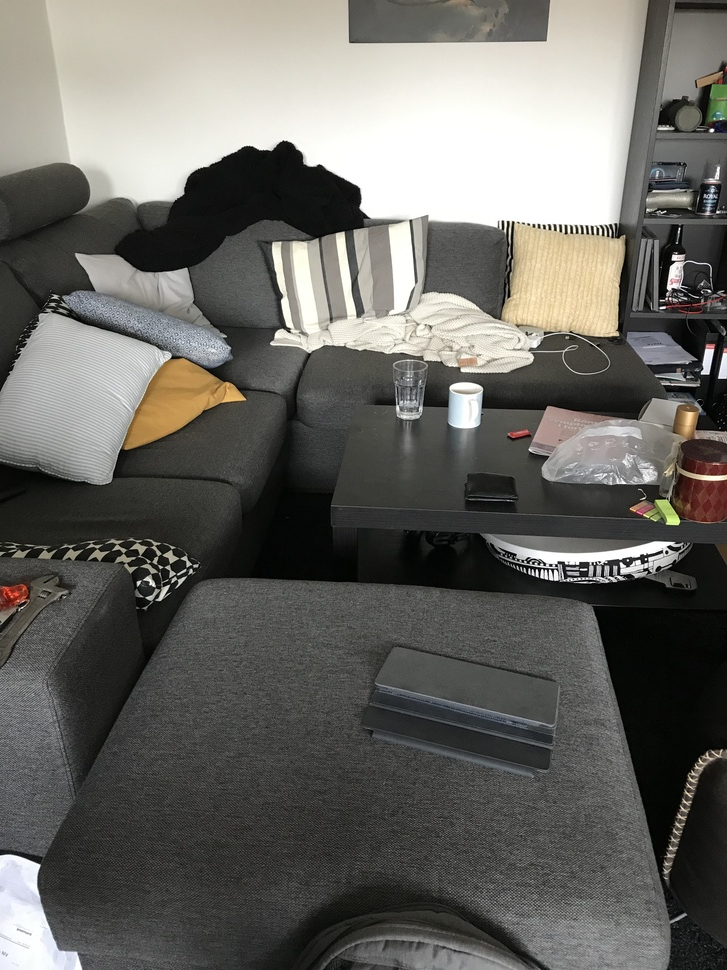
#> input picture src/Calibration/test/IMG_0457.jpg, 727 x 970 px, shrunk from 3024 x 4032 before the run
$ python test.py
#> lines starting #> are read from the running program, lines starting #| are printed output that depends on the picture
import numpy as np
import cv2
from matplotlib import pyplot as plt

folder = "./outputs/"
rms = np.load(folder + "rms.npy")
#> (reads src/Calibration/outputs/rms.npy from the repository)
cameraMatrix = np.load(folder + "cameraMatrix.npy")
#> (reads src/Calibration/outputs/cameraMatrix.npy from the repository)
distCoeffs = np.load(folder + "distCoeffs.npy")
#> (reads src/Calibration/outputs/distCoeffs.npy from the repository)
rvecs = np.load(folder + "rvecs.npy")
#> (reads src/Calibration/outputs/rvecs.npy from the repository)
vects = np.load(folder + "tvecs.npy")


def undistort(image):
    h, w = image.shape[:2]

    newCameraMatrix, roi = cv2.getOptimalNewCameraMatrix(cameraMatrix, distCoeffs, (w,h), 1)

    newImage = cv2.undistort(image, cameraMatrix, distCoeffs, None, newCameraMatrix)
    x,y,w,h = roi
    newImageCrop = newImage[y:y+h, x:x+w]
    return newImageCrop


def disparity(img1, img2):
    stereo = cv2.StereoBM_create(numDisparities=16, blockSize=9)
    #disparity = stereo.compute(img1, img2)
    disparity = stereo.compute(img1, img2)
    plt.imshow(disparity, 'gray')
    plt.show()


#image = cv2.imread('input/IMG_0453.jpg',0)
#image = cv2.imread('input/IMG_0455.jpg',0)
image = cv2.imread('test/IMG_0457.jpg',0)
#> image: shape (970, 727); min 0, max 255, mean 103.4
undistortImage1 = undistort(image)
#> in undistort, `newImage = cv2.undistort(image, cameraMatrix, distCoeffs, None, newCam..`:
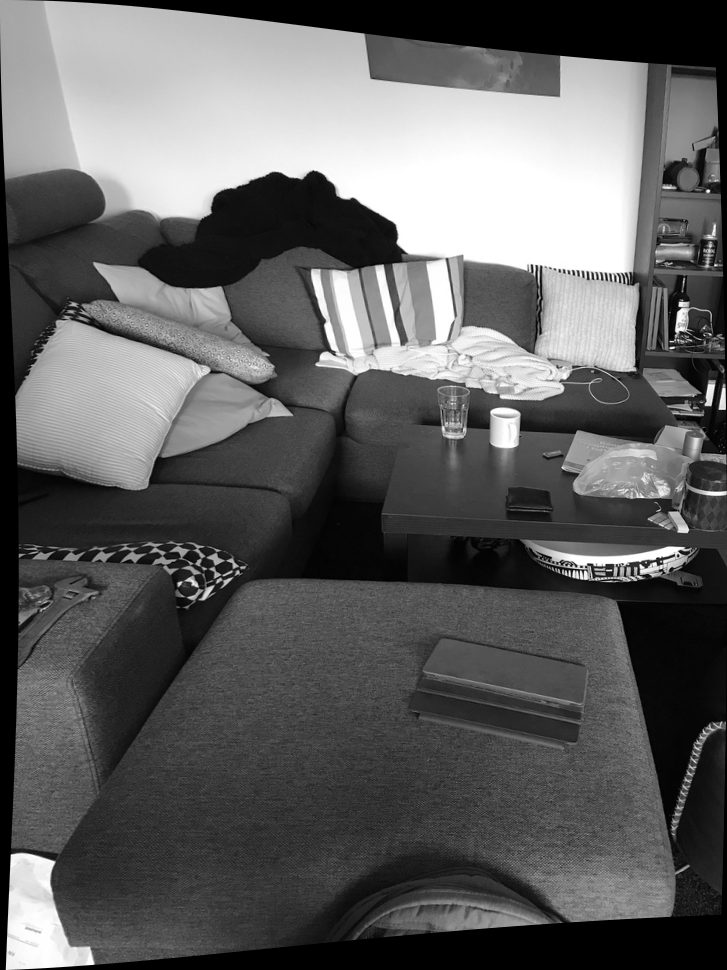
#> newImage: shape (970, 727); min 0, max 255, mean 96.5
#> in undistort, `newImageCrop = newImage[y:y+h, x:x+w]`:
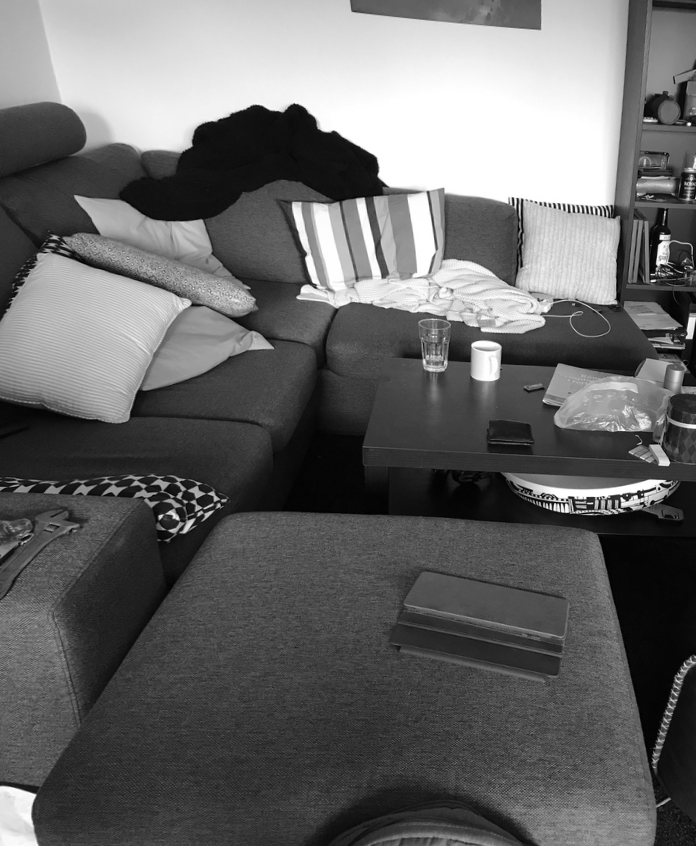
#> newImageCrop: shape (846, 696); min 0, max 255, mean 103.1
#image2 = cv2.imread('input/IMG_0454.jpg',0)
#image2 = cv2.imread('input/IMG_0456.jpg',0)
image2 = cv2.imread('test/IMG_0458.jpg',0)
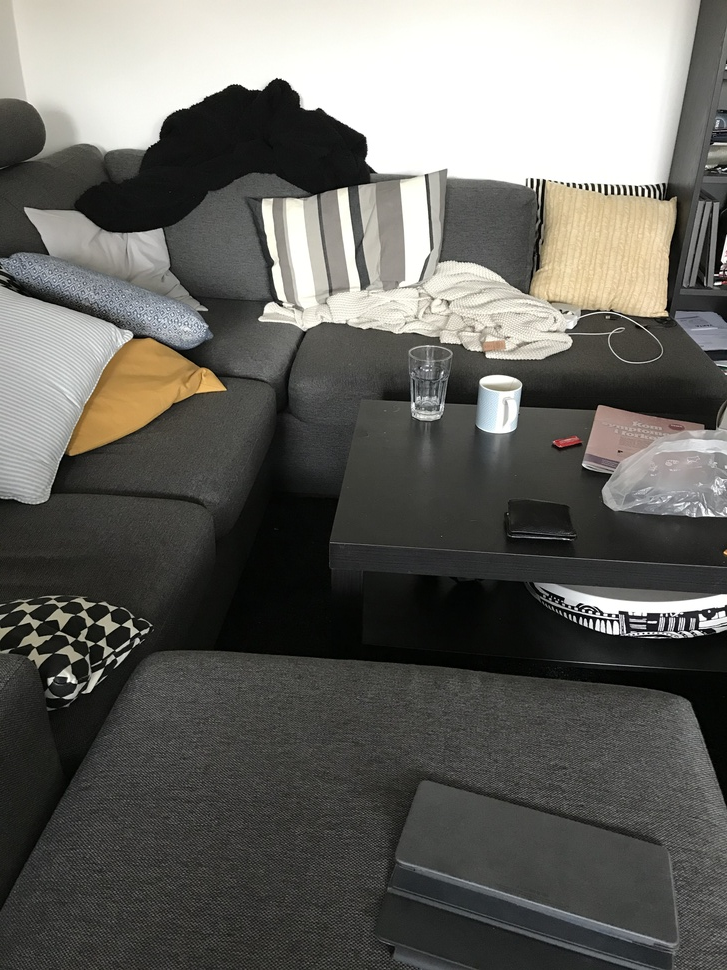
#> input picture src/Calibration/test/IMG_0458.jpg, 727 x 970 px, shrunk from 3024 x 4032 before the run
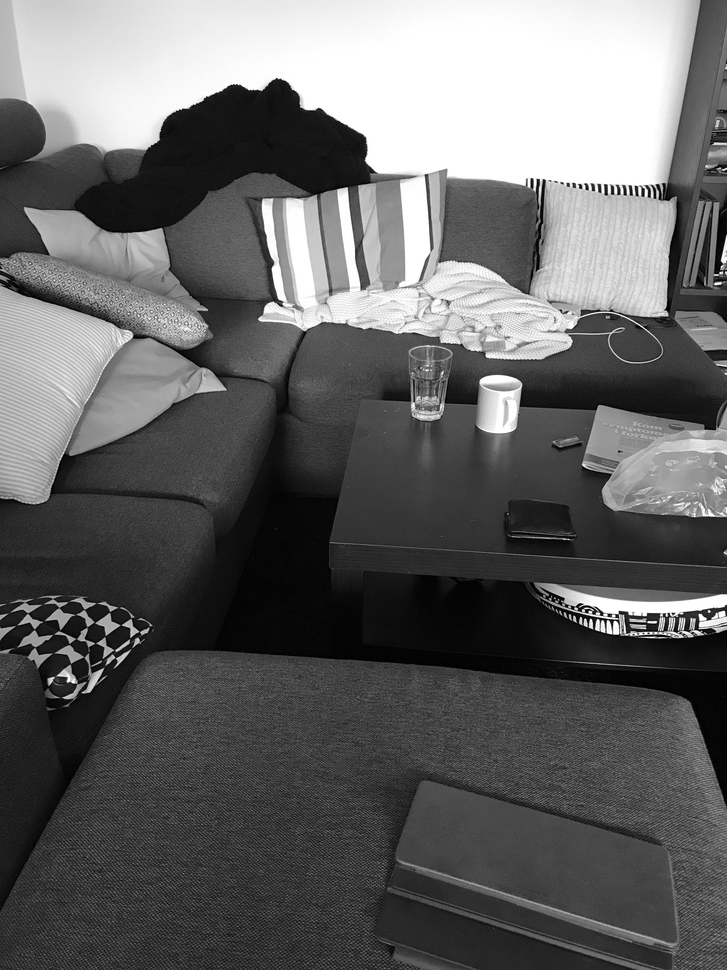
#> image2: shape (970, 727); min 0, max 255, mean 100.8
undistortImage2 = undistort(image2)
#> in undistort (call 2), `newImage = cv2.undistort(image, cameraMatrix, distCoeffs, None, newCam..`:
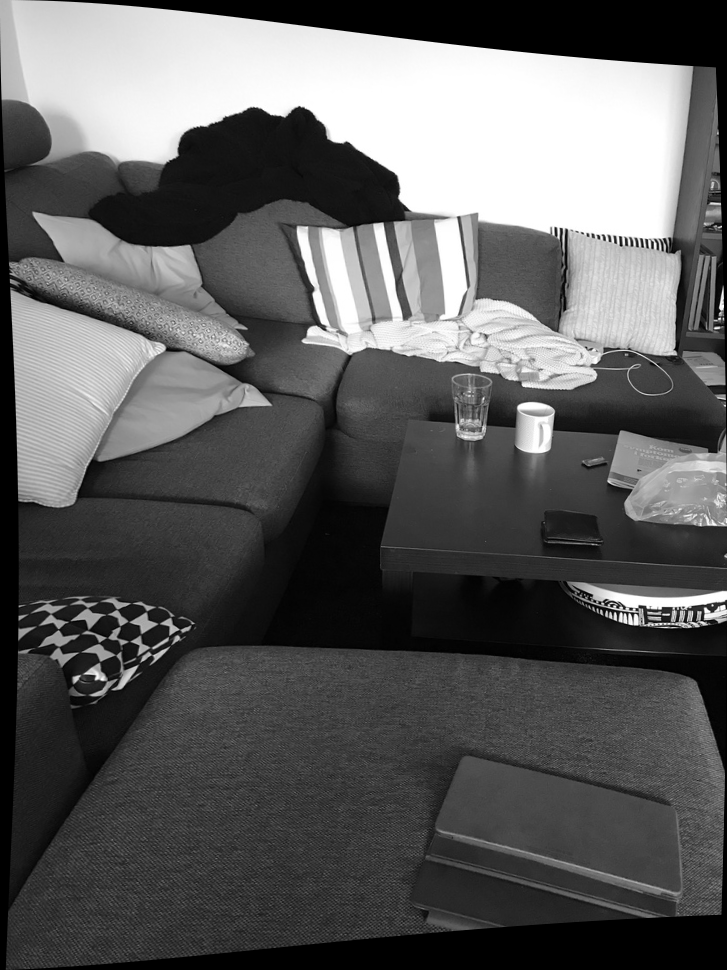
#> newImage: shape (970, 727); min 0, max 255, mean 93.2
#> in undistort (call 2), `newImageCrop = newImage[y:y+h, x:x+w]`:
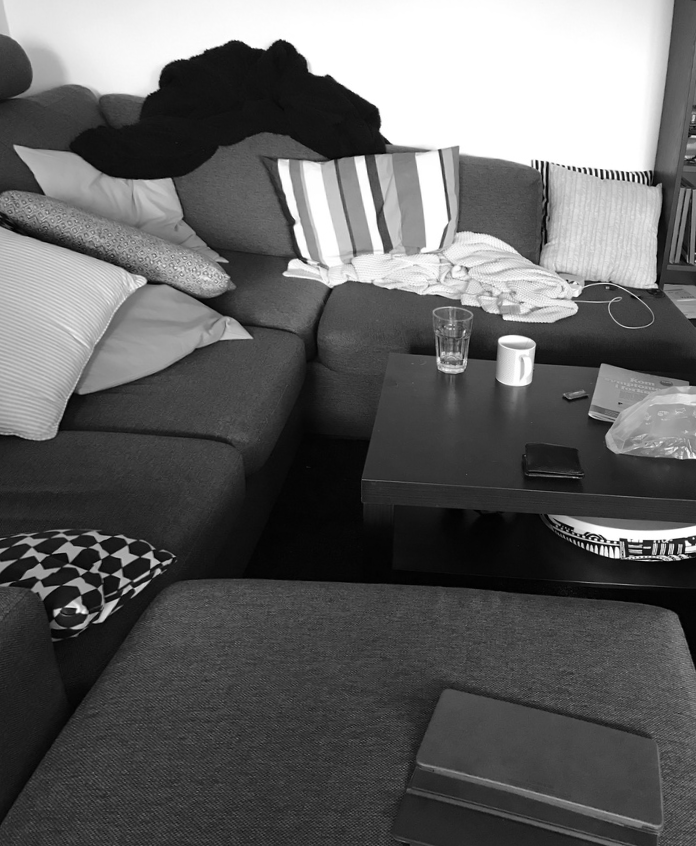
#> newImageCrop: shape (846, 696); min 0, max 255, mean 98.4

disparity(undistortImage1, undistortImage2)
#> in disparity, `disparity = stereo.compute(img1, img2)`:
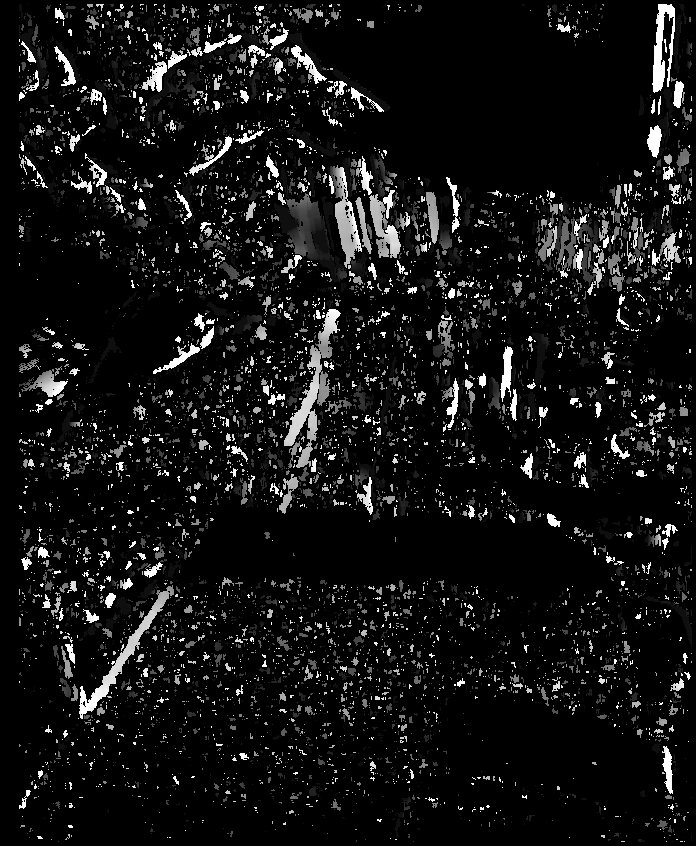
#> disparity: shape (846, 696) int16; min -16, max 240, mean 3.6; drawn with min black and max white
